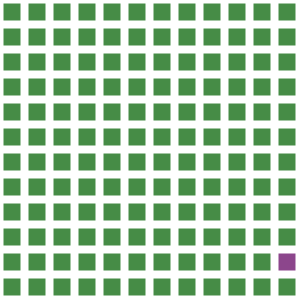
Frame 1 (no input)
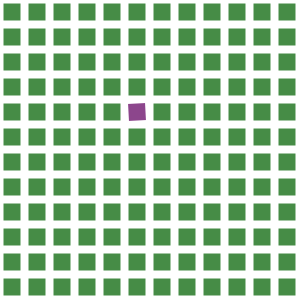
Frame 60 (the mouse pressed at the canvas centre just before this capture)
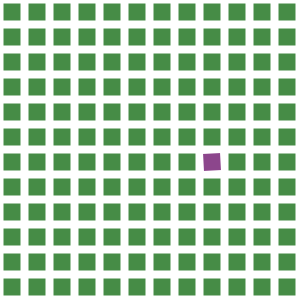
Frame 120 (the mouse held since frame 60 and released just before this capture)

The Processing sketch that drew these frames (run headless with seeded random() and noise(); from frame 60 on, the mouse is pressed at the canvas centre):

// Processing sketch: square_grapes
// ── square_grapes.pde
int gridSize;
int margin;
int fullAdjustment;
int textHeight;
boolean enhanced;
int squareToRotate;
int currentRotation;
int speed;

void setup() {
  size(300, 300);
  gridSize = 25;
  margin = 4;
  textHeight = 10;
  speed = 3;
  fullAdjustment = margin;
  squareToRotate = selectSquareToRotate();
  rectMode(CENTER);
}

void draw() {
  background(255);
  noStroke();
  int startCoordinate = gridSize / 2;
  int squareSize = (gridSize - (margin * 2));
  int squareCount = 0;
  if (currentRotation >= 90) {
    squareToRotate = selectSquareToRotate();
    currentRotation = 0;
  }
  for (int y = startCoordinate; y <= height; y += gridSize) {
    for (int x = startCoordinate; x <= width; x += gridSize) {
      if (squareCount == squareToRotate) {
        fill(140, 70, 140);
        translate(x, y);                    // translate to the center of the object you want to rotate
        rotate(radians(currentRotation));   // apply the rotation
        rect(0, 0, squareSize, squareSize); // draw the object at center 0, 0 (because you translated there)
        rotate(radians(-currentRotation));  // reverse the rotation (undoing things in reverse sequence)
        translate(-x, -y);                  // then reverse the translation
        currentRotation += speed;        
      } else {
        fill(70, 140, 70);
        rect(x, y, squareSize, squareSize);
      }
      squareCount++;
     }
  }

  if (enhanced) {
    stroke(51, 100);
    strokeWeight(5);
  }

}

int selectSquareToRotate() {
  return (int)(Math.random() * (width / gridSize) * (height / gridSize));
}
